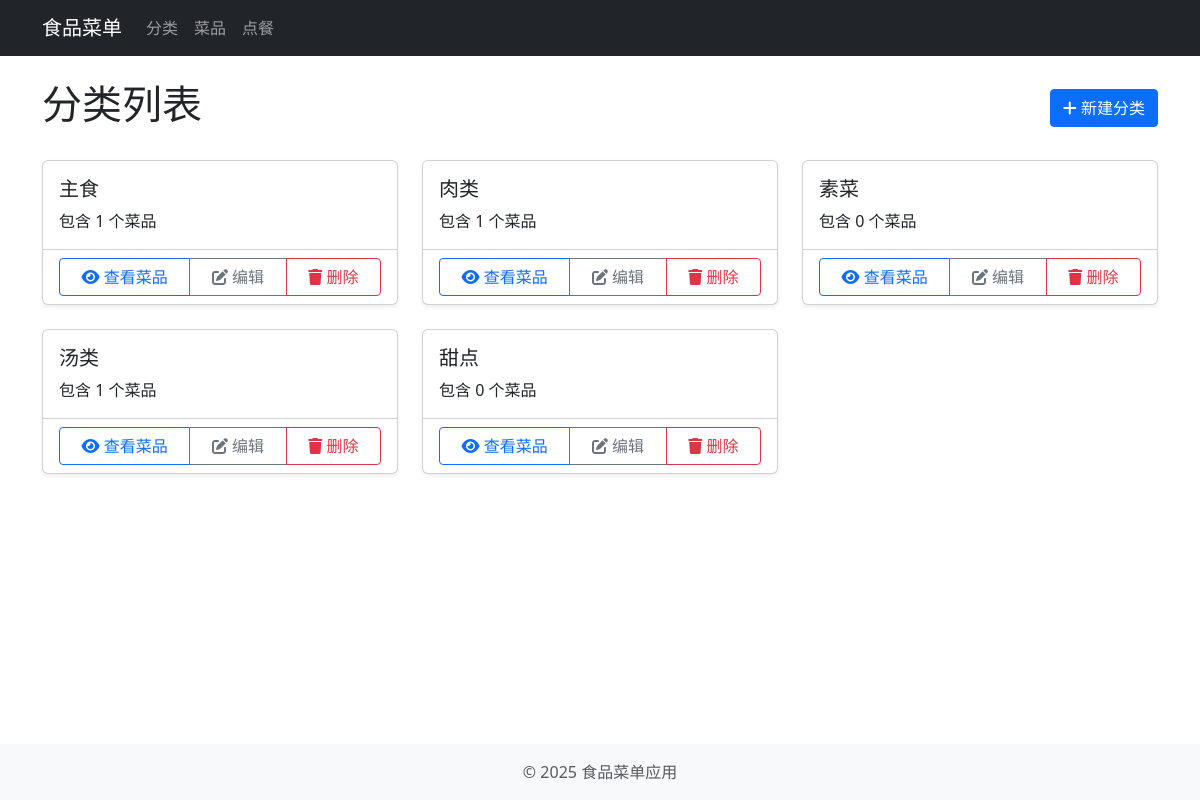
Page /categories/ on the committed database.
### app/models/__init__.py (models this page shows, shortened)
class Category(db.Model):
    __tablename__ = 'categories'
    id = db.Column(db.Integer, primary_key=True)
    name = db.Column(db.String(100), nullable=False, unique=True)
    dishes = db.relationship('Dish', backref='category', lazy=True, cascade='all, delete-orphan')
    created_at = db.Column(db.DateTime, default=datetime.utcnow)
    updated_at = db.Column(db.DateTime, default=datetime.utcnow, onupdate=datetime.utcnow)

### app/views/category.py (the view)
@category_bp.route('/')
def index():
    categories = Category.query.all()
    return render_template('categories/index.html', categories=categories)

### app.py (called while the page is built)
@app.before_request
def before_request():
    g.now = datetime.utcnow()

### app/templates/categories/index.html (shortened to what this page needs)
{% extends 'base.html' %}
{% block content %}
<div class="row">
    <div class="col-md-12">
        <div class="d-flex justify-content-between align-items-center mb-4">
            <h1>分类列表</h1>
            <a href="{{ url_for('categories.create') }}" class="btn btn-primary">
                <i class="fas fa-plus"></i> 新建分类
            </a>
        </div>
        {% if categories %}
            <div class="row row-cols-1 row-cols-md-3 g-4">
                {% for category in categories %}
                    <div class="col">
                        <div class="card h-100">
                            <div class="card-body">
                                <h5 class="card-title">{{ category.name }}</h5>
                                <p class="card-text">包含 {{ category.dishes|length }} 个菜品</p>
                            </div>
                            <div class="card-footer bg-transparent">
                                <div class="btn-group w-100" role="group">
                                    <a href="{{ url_for('dishes.index', category_id=category.id) }}" class="btn btn-outline-primary">
                                        <i class="fas fa-eye"></i> 查看菜品
                                    </a>
                                    <a href="{{ url_for('categories.edit', id=category.id) }}" class="btn btn-outline-secondary">
                                        <i class="fas fa-edit"></i> 编辑
                                    </a>
                                    <button type="button" class="btn btn-outline-danger" data-bs-toggle="modal" data-bs-target="#deleteModal{{ category.id }}">
                                        <i class="fas fa-trash"></i> 删除
                                    </button>
                                </div>
                            </div>
                        </div>
                    </div>
                {% endfor %}
            </div>
        {% else %}
            <div class="alert alert-info">
                <p>暂无分类，请点击"新建分类"按钮创建。</p>
            </div>
        {% endif %}
    </div>
</div>
{% endblock %}

### app/templates/base.html (shortened to what this page needs)
<!DOCTYPE html>
<html lang="zh-CN">
<head>
    <link href="https://cdn.jsdelivr.net/npm/bootstrap@5.3.0-alpha1/dist/css/bootstrap.min.css" rel="stylesheet">
    <link rel="stylesheet" href="https://cdnjs.cloudflare.com/ajax/libs/font-awesome/6.1.1/css/all.min.css">
    <link rel="stylesheet" href="{{ url_for('static', filename='css/style.css') }}">
</head>
<body>
    <nav class="navbar navbar-expand-lg navbar-dark bg-dark mb-4">
        <div class="container">
            <a class="navbar-brand" href="{{ url_for('main.index') }}">食品菜单</a>
            <div class="collapse navbar-collapse" id="navbarNav">
                <ul class="navbar-nav me-auto">
                    <li class="nav-item">
                        <a class="nav-link" href="{{ url_for('categories.index') }}">分类</a>
                    </li>
                    <li class="nav-item">
                        <a class="nav-link" href="{{ url_for('dishes.index') }}">菜品</a>
                    </li>
                    <li class="nav-item">
                        <a class="nav-link" href="{{ url_for('orders.select') }}">点餐</a>
                    </li>
                </ul>
            </div>
        </div>
    </nav>
    <div class="container mb-4">
        {% block content %}{% endblock %}
    </div>
    <footer class="footer bg-light py-3 mt-auto">
        <div class="container text-center">
            <span class="text-muted">© {{ g.now.year }} 食品菜单应用</span>
        </div>
    </footer>
</body>
</html>

### app/static/css/style.css (style rules this page uses)
html, body { height: 100%; }
body { display: flex; flex-direction: column; min-height: 100vh; }
.footer { flex-shrink: 0; }
.card { box-shadow: 0 0.125rem 0.25rem rgba(0, 0, 0, 0.075); transition: transform 0.3s ease, box-shadow 0.3s ease; }
.btn { border-radius: 0.25rem; }
h1 { position: relative; display: inline-block; }
h1::after { content: ''; position: absolute; width: 100%; transform: scaleX(0); height: 2px; bottom: 0; left: 0; background-color: #0d6efd; transform-origin: bottom right; transition: transform 0.3s ease-out; }

### rows in the picture
Category: name "主食", dishes|length "1"
Category: name "肉类", dishes|length "1"
Category: name "素菜", dishes|length "0"
Category: name "汤类", dishes|length "1"
Category: name "甜点", dishes|length "0"

### other values in the picture
{{ g.now.year }} "2025"
